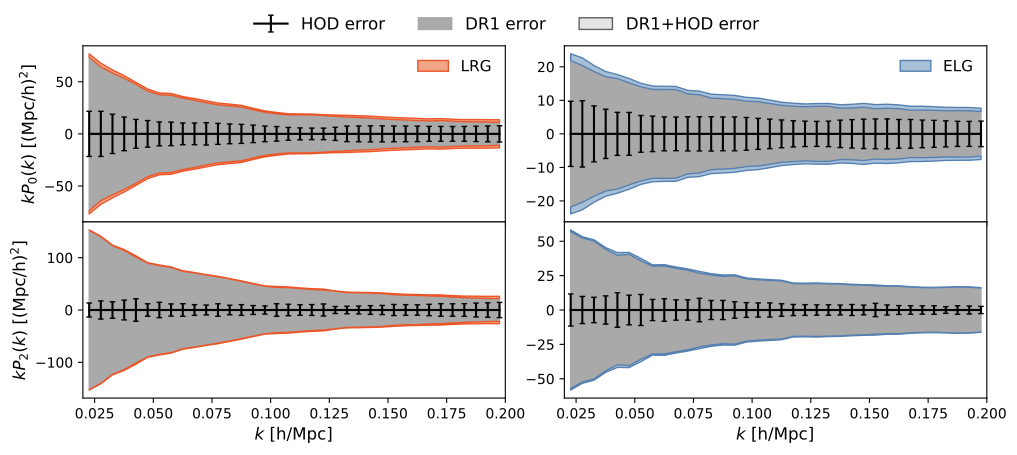

Generate this figure with Python:
import numpy as np
import matplotlib.pyplot as plt
import sys
import os
sys.path.append(os.path.abspath(os.path.join(os.path.dirname(__file__), '..')))
from utils import DESIColors, DESIEdgeColors

def get_diag(k, std, axes, label='', fill=False, **kwargs):  
    # std = np.sqrt(np.diag(cov))
    # std = std.reshape(k.shape)

    plot = [ax.errorbar for ax in axes] if fill is False else [ax.fill_between for ax in axes]
    
    if type(fill) is bool:
        plot[0](k, k*-std[0] if fill else np.zeros_like(k), k*std[0], label=label, **kwargs)
        plot[1](k, k*-std[1] if fill else np.zeros_like(k), k*std[1], **kwargs)
    else:
        plot[0](k, k*-std[0], k*-fill[0], label=label, **kwargs)
        plot[0](k, k*fill[0], k*std[0], **kwargs)
        plot[1](k, k*-std[1], k*-fill[1], **kwargs)
        plot[1](k, k*fill[1], k*std[1], **kwargs)
            #     std_fill = np.sqrt(np.diag(fill))
    #     std_fill = std_fill.reshape(k.shape)
    #     plot[0](k[0], k[0]*-std[0], k[0]*-std_fill[0], label=label, **kwargs)
    #     plot[0](k[0], k[0]*std_fill[0], k[0]*std[0], **kwargs)
    #     plot[1](k[1], k[1]*-std[1], k[1]*-std_fill[1], **kwargs)
    #     plot[1](k[1], k[1]*std_fill[1], k[1]*std[1], **kwargs)

def plot_diagonal(fn=None):
    
    fig, axes = plt.subplots(2,2, figsize=(10,4), sharex=True)
    # k = np.array(get_wmatrix('LRG').k)
        
    # cov_fn = 'C_HOD{}{}.npy'.format('_window' if window else '', '_rotated' if rotated else '')
    # dataset = 'DR1' if window else 'V1'
    for (t,tracer) in enumerate(['LRG','ELG']):
        # load square-root of HOD covariance diagonal 
        HOD = np.load(f"std_{tracer}_HOD.npy")
        k = HOD[0]
        std_HOD = HOD[1:]
        
        # load square-root of DR1 covariance diagonal 
        DR1 = np.load(f"std_{tracer}_DR1.npy")
        std_DR1 = DR1[1:]

        get_diag(k, std_DR1, axes[:,t], label='DR1 error', color='darkgrey', fill=True)
        get_diag(k, std_HOD, axes[:,t], color='k', label='HOD error', capsize=2, elinewidth=1.5)
        get_diag(k, np.sqrt(std_DR1**2 + std_HOD**2), axes[:,t], fill=std_DR1, label='DR1+HOD error',
                 color=DESIColors[tracer], edgecolor=DESIEdgeColors[tracer])
        
        # set tracer legend
        h = axes[0,t].get_legend_handles_labels()[0]
        axes[0,t].legend(handles=[h[1]], labels=[tracer], loc='upper right', fontsize=11, frameon=False)

    axes[0,0].set_ylabel('$kP_0(k)$ [(Mpc/h)$^2$]', fontsize=12)
    axes[1,0].set_ylabel('$kP_2(k)$ [(Mpc/h)$^2$]', fontsize=12)
    axes[1,0].set_xlabel('$k$ [h/Mpc]', fontsize=12)
    axes[1,0].set_xlim((0.02,0.2))
    axes[1,1].set_xlabel('$k$ [h/Mpc]', fontsize=12)
    axes[1,1].set_xlim((0.02,0.2))
    
    # set figure legend
    # h = axes[0,0].get_legend_handles_labels()[0]
    h[1].set_color('lightgrey')
    h[1].set_edgecolor('black')
    h[1].set_alpha(0.6)
    fig.legend(handles=[h[2],h[0],h[1]], bbox_to_anchor=(0., 0.56, 1., 0.55), 
               loc='upper center', ncols=3, frameon=False, fontsize=12)
    h[1].set_color(DESIColors['ELG'])
    h[1].set_edgecolor(DESIEdgeColors['ELG'])
    h[1].set_alpha(1)
    
    plt.tight_layout(pad=0.)
    fig.subplots_adjust(hspace=0.)
    
    if fn is not None: plt.savefig(fn, bbox_inches="tight")

plot_diagonal(fn="Figure4.pdf")
